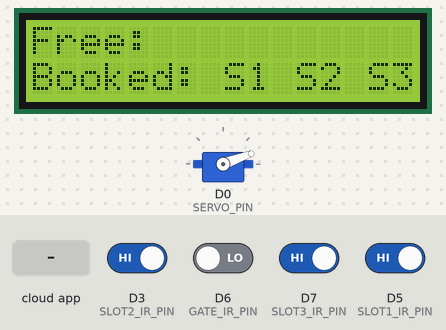
This sketch was run on a simulated ESP8266 (NodeMCU). Parts: 16×2 character LCD, servo. The inputs (shaded band) are chosen by the test bench; at power-on: D3 (SLOT2_IR_PIN), D5 (SLOT1_IR_PIN), D7 (SLOT3_IR_PIN) HIGH, D6 (GATE_IR_PIN) LOW. WiFi joins after 1.5 s; servers stay silent unless stated; the Firebase database answers and starts empty; what the sketch prints to the serial monitor is not drawn.

Above: at 4.3 s.
4.4 s: the phone or cloud app sets status to free
At 6.7 s:
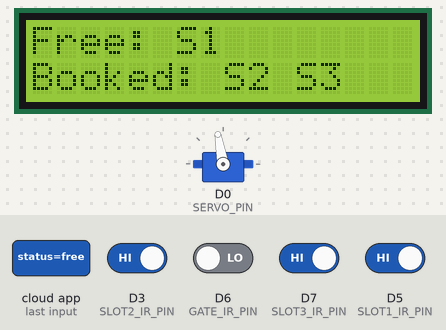
7.2 s: D6 (GATE_IR_PIN) driven HIGH
At 10.1 s:
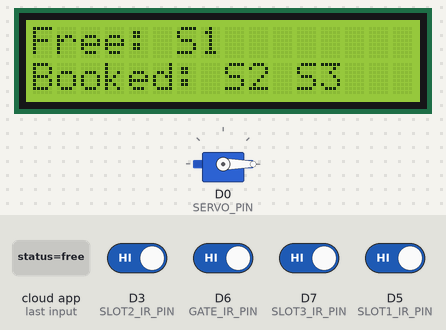
11.0 s: D6 (GATE_IR_PIN) driven LOW
At 13.19 s:
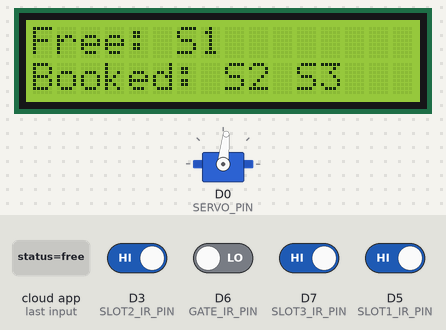
18.4 s: the phone or cloud app sets status to free
At 19.5 s:
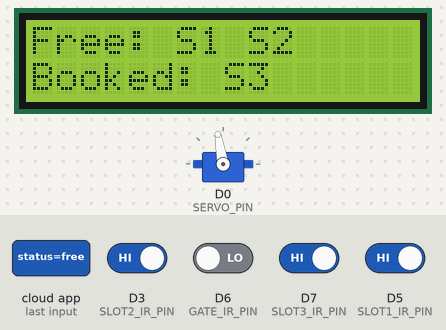
20.1 s: D6 (GATE_IR_PIN) driven HIGH
At 22.9 s:
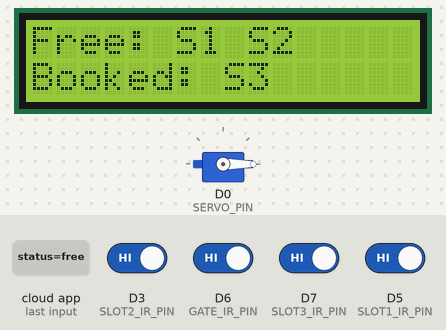
Timing chart, 0 to 24.4 s (numbered marks = the images above; inputs shaded):
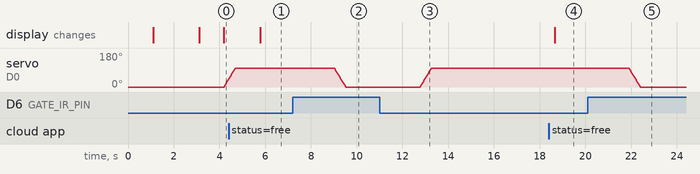

The sketch:

ParkBuddy.ino
```cpp
#include <ESP8266WiFi.h>
#include <ESP8266Firebase.h>
#include <Servo.h>
#include <LiquidCrystal_I2C.h> // Library for LCD
LiquidCrystal_I2C lcd = LiquidCrystal_I2C(0x27, 16, 2);

// Wi-Fi configuration
#define _SSID "vivobook16x"       // Your WiFi SSID
#define _PASSWORD "87654321"      // Your WiFi Password

// Firebase configuration
#define REFERENCE_URL "https://parkbuddy-653a1-default-rtdb.firebaseio.com"

// Define pin numbers
#define GATE_IR_PIN D6    // Gate IR sensor connected to D1
#define SERVO_PIN D0      // Servo motor connected to D0
#define SLOT1_IR_PIN D5   // Parking spot 1 IR sensor connected to D2
#define SLOT2_IR_PIN D3   // Parking spot 2 IR sensor connected to D3
#define SLOT3_IR_PIN D7   // Parking spot 3 IR sensor connected to D7

// Initialize Firebase
Firebase firebase(REFERENCE_URL);
Servo gateServo;

void setup() {
  Serial.begin(115200);

  // Initialize the LCD
  lcd.init();           // Initialize the LCD
  lcd.backlight();      // Turn on the backlight
  lcd.clear();

  // Initialize Wi-Fi connection
  WiFi.mode(WIFI_STA);
  WiFi.disconnect();
  delay(1000);
  Serial.print("Connecting to: ");

  // Display the status on two lines
  lcd.setCursor(0, 0);
  lcd.print("Connecting to: ");

  lcd.setCursor(0, 1);
  lcd.print(_SSID);

  Serial.println(_SSID);
  WiFi.begin(_SSID, _PASSWORD);

  while (WiFi.status() != WL_CONNECTED) {
    delay(2000);
    Serial.print(".");
  }

  lcd.clear();
  lcd.setCursor(0, 0);
  lcd.print("Connected!");

  Serial.println("WiFi Connected: ");
  Serial.println(_SSID);
  Serial.print("IP Address: ");
  Serial.println(WiFi.localIP());

  // Initialize the servo
  gateServo.attach(SERVO_PIN);
  gateServo.write(0); // Initial position of the servo (closed gate)
}

void loop() {

  if (digitalRead(GATE_IR_PIN) == HIGH) {
    checkGate();  // Check and update the gate status
    checkSlots(); // Check and update all parking slots simultaneously
  }
  else {
    Serial.println("Entry detected");
    gateServo.attach(SERVO_PIN);
    checkGate();
    checkSlots();

    //open gate slowly
    for (int angle = 0; angle <= 100; angle+=4) {
      gateServo.write(angle);
      delay(20);
    }

    //keep gate open until the vehicle is waiting at gate
    while (digitalRead(GATE_IR_PIN) != HIGH) {
      checkGate();
      checkSlots();
    }

    //close gate slowly
    checkGate();
    checkSlots();

    for (int angle = 100; angle >= 0; angle-=4) {
      gateServo.write(angle);
      delay(20);
    }
    gateServo.detach();
  }
}

// Function to check all parking slots simultaneously
void checkSlots() {
  // Read all IR sensors at once
  bool isSlot1Occupied = (digitalRead(SLOT1_IR_PIN) == LOW); // Assuming LOW means object detected
  bool isSlot2Occupied = (digitalRead(SLOT2_IR_PIN) == LOW); // Assuming LOW means object detected
  bool isSlot3Occupied = (digitalRead(SLOT3_IR_PIN) == LOW); // Assuming LOW means object detected

  updateSlotStatus(1, isSlot1Occupied);  // Update Slot 1 status
  updateSlotStatus(2, isSlot2Occupied);  // Update Slot 2 status
  updateSlotStatus(3, isSlot3Occupied);  // Update Slot 3 status
  displayFirebaseStatus();
  Serial.println("--------------");
}

// Helper function to update individual slot status
void updateSlotStatus(int slotNumber, bool isOccupied) {
  String path = "parking_space/slot" + String(slotNumber) + "/status";

  if (isOccupied) {
    firebase.setString(path, "Parked");
    Serial.println("Slot " + String(slotNumber) + ": Parked");
  } else {
    firebase.setString(path, "Free");
    Serial.println("Slot " + String(slotNumber) + ": Free");
  }
}

// Function to check the gate IR sensor status
void checkGate() {
  if (digitalRead(GATE_IR_PIN) == LOW) {
    Serial.println("Gate opened");
    firebase.setString("parking_space/gate/status", "Gate opened");
  } else {
    Serial.println("Gate closed");
    firebase.setString("parking_space/gate/status", "Gate closed");
  }
}

// Function to display reservation status on the LCD
void displayFirebaseStatus() {

  // Fetch data from Firebase
  String slot1Status = firebase.getString("parking_space/slot1/reservation/status");
  Serial.println("Slot 1 Reservation: " + slot1Status);

  String slot2Status = firebase.getString("parking_space/slot2/reservation/status");
  Serial.println("Slot 2 Reservation: " + slot2Status);

  String slot3Status = firebase.getString("parking_space/slot3/reservation/status");
  Serial.println("Slot 3 Reservation: " + slot3Status);

  // Create strings for Free and Reserved slots
  String freeSlots = "";
  String reservedSlots = "";

  // Check each slot status and categorize them
  if (slot1Status == "free") freeSlots += "S1 ";
  else reservedSlots += "S1 ";

  if (slot2Status == "free") freeSlots += "S2 ";
  else reservedSlots += "S2 ";

  if (slot3Status == "free") freeSlots += "S3 ";
  else reservedSlots += "S3 ";

  lcd.clear();
  // Display the status on two lines
  lcd.setCursor(0, 0); // Free slots on line 1
  lcd.print("Free: " + freeSlots);

  lcd.setCursor(0, 1); // Reserved slots on line 2
  lcd.print("Booked: " + reservedSlots);
}
```

Measured:
- after the input at 4.4 s, the display: changes after 1.4 s (image 1)
- after the input at 7.2 s, servo on D0 (SERVO_PIN): moves from 100° to 0° over 0.48 s, starting after 1.8 s
- after the input at 11.0 s, servo on D0 (SERVO_PIN): moves from 0° to 100° over 0.48 s, starting after 1.8 s
- after the input at 18.4 s, the display: changes after 0.26 s (image 4)
- after the input at 20.1 s, servo on D0 (SERVO_PIN): moves from 100° to 0° over 0.48 s, starting after 1.8 s
